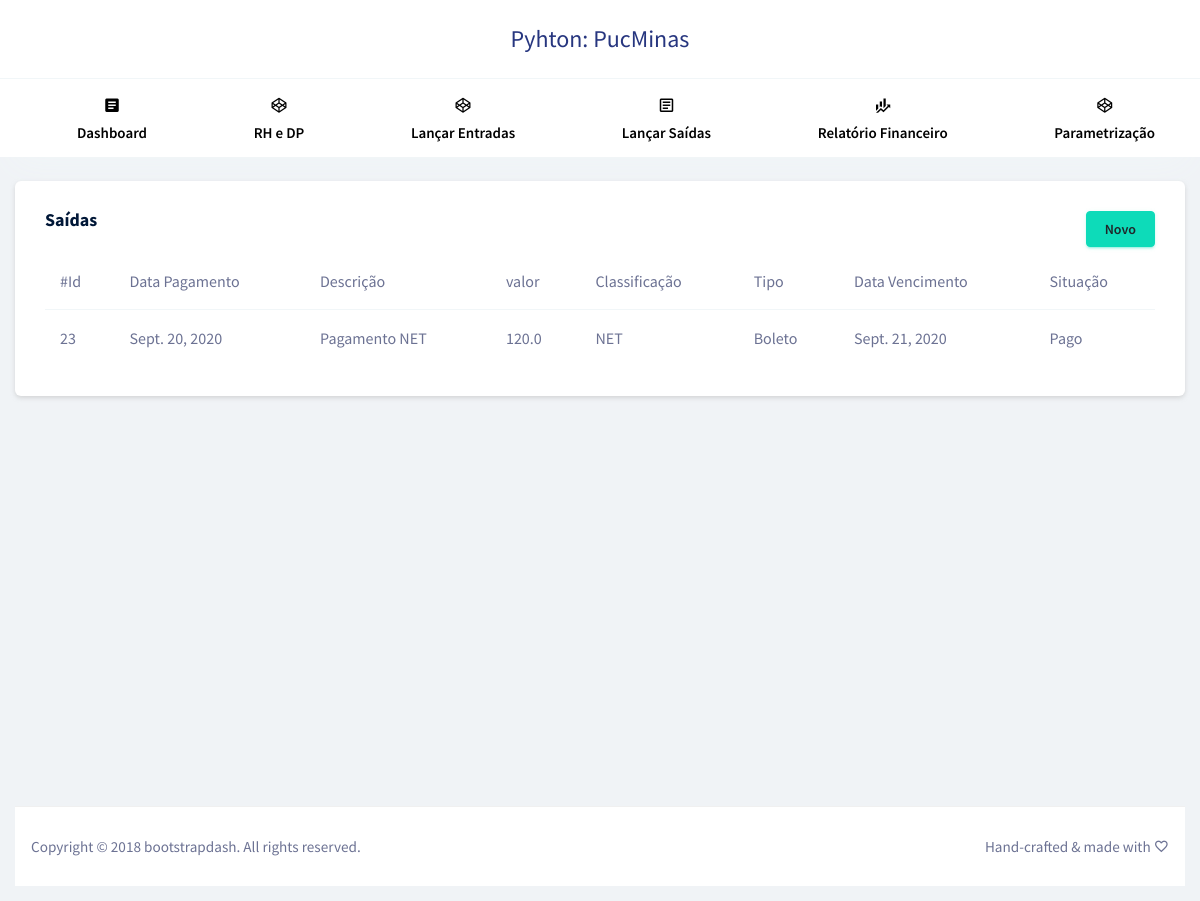
Page /operacao-financeira/saida/ on the earlier database version.
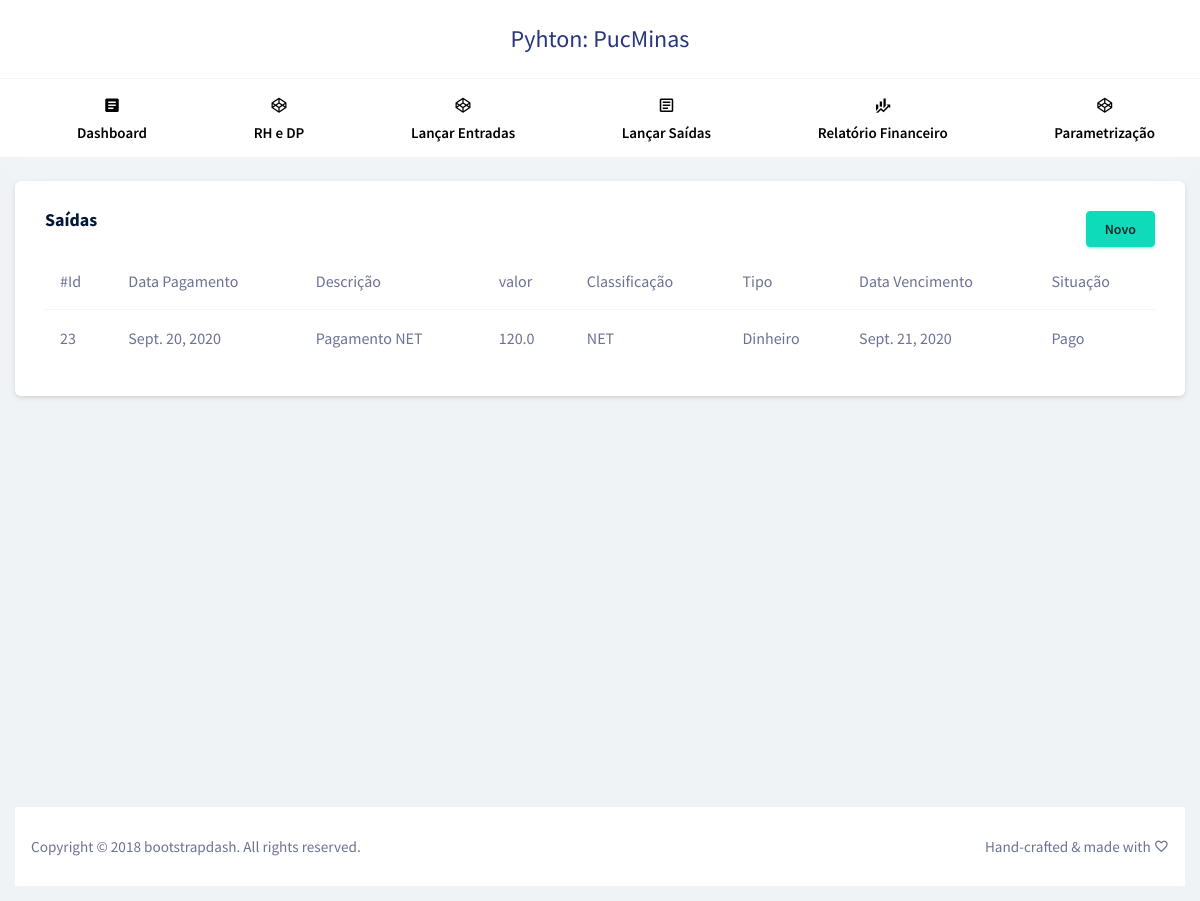
Same page on the later database version.
### aplicacao/models/operacaoFinanceira.py (models this page shows, shortened)
class OperacaoFinanceira(models.Model):
    objects = InheritanceManager()
    valor = models.FloatField(null=False)
    descricao = models.CharField(max_length=30)
    classificao_operacao = models.ForeignKey(
		ClassificacaoOperacao,
		on_delete=models.RESTRICT,
		null=True)
    tipo_operacao = models.ForeignKey(
		TipoOperacao,
		on_delete=models.RESTRICT,
		null=True)

class OperacaoFinanceiraSaida(OperacaoFinanceira):
    data_vencimento = models.DateField(null=True)
    data_pagamento = models.DateField(null=True)
    SITUACAO_CHOICES = [
		('1','Pago'),
		('2','A Pagar'),
	]
    situacao = models.CharField(
		max_length=2,
		choices=SITUACAO_CHOICES,
		default='1'
	)

class OperacaoFinanceira(models.Model):
    objects = InheritanceManager()
    valor = models.FloatField(null=False)
    descricao = models.CharField(max_length=30)
    classificao_operacao = models.ForeignKey(
		ClassificacaoOperacao,
		on_delete=models.RESTRICT,
		null=True)
    tipo_operacao = models.ForeignKey(
		TipoOperacao,
		on_delete=models.RESTRICT,
		null=True)

### aplicacao/models/tipoOperacao.py (models this page shows)
class TipoOperacao(models.Model):
	nome = models.CharField(max_length=30)
	descricao = models.CharField(max_length=30)
	def __str__(self):
		return f"{self.nome}"

### aplicacao/models/classificacaoOperacao.py (models this page shows)
class ClassificacaoOperacao(models.Model):
	nome = models.CharField(max_length=30)
	descricao = models.CharField(max_length=30)
	def __str__(self):
		return f"{self.nome}"

### aplicacao/views/operacao_financeira/view_operacaoFinanceiraSaida.py (the view)
def index(request):
    returnedObjects = OperacaoFinanceiraSaida.objects.all().order_by('-id')
    dados = {"returnedObjectsList": returnedObjects}
    return render(request, "operacao-financeira/saida/listar.html", dados)

### aplicacao/templates/operacao-financeira/saida/listar.html
{% extends 'layout/app.html' %}
{% block xpto %}
<div class="row justify-content-md-center">
	<div class="col-12 grid-margin stretch-card">
		<div class="card">
			<div class="card-body">
				<div class="row">
					<div class="col-6"><h4 class="card-title">Saídas</h4></div>
					<div class="col-6" style="text-align:right"><a href="{% url 'operacao-financeira-saida.create' %}" type="button" class="btn btn-success">Novo</a></div>
				</div>
				{% if returnedObjectsList %}
						<div class="table-responsive">
							<table class="table table-hover">
								<thead>
									<tr>
										<th>#Id</th>
										<th>Data Pagamento</th>
										<th>Descrição</th>
										<th>valor</th>
										<th>Classificação</th>
										<th>Tipo</th>
										<th>Data Vencimento</th>
										<th>Situação</th>
									</tr>
								</thead>
								<tbody>
								{% for object in returnedObjectsList %}
									<tr style="cursor:pointer" onclick="window.location='{% url 'operacao-financeira-saida.show' object.id %}'">
										<td>{{ object.id }}</td>
										<td>{{ object.data_pagamento }}</td>
										<td>{{ object.descricao }}</td>
										<td>{{ object.valor }}</td>
										<td>{{ object.classificao_operacao }}</td>
										<td>{{ object.tipo_operacao }}</td>
										<td>{{ object.data_vencimento }}</td>
										<td>
											{% if object.situacao == '1' %}Pago
											{% elif object.situacao == '2' %}A Pagar
											{% else %} Não Indentificado
											{% endif %}
										</td>
									</tr>
								{% endfor %}
								</tbody>
							</table>
						</div>
				{% else %}
					<p>Não existem lançamentos</p>
				{% endif %}
			</div>
		</div>
	</div>
</div>
{% endblock %}

Differences in the rows shown:
changed through a linked row, OperacaoFinanceiraSaida "Pagamento NET": tipo_operacao "Boleto" → "Dinheiro"
